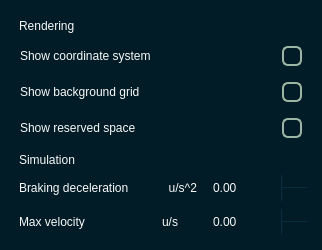
<?xml version="1.0" encoding="UTF-8"?>
<ui version="4.0">
 <class>Settings_Dialog</class>
 <widget class="QDialog" name="Settings_Dialog">
  <property name="geometry">
   <rect>
    <x>0</x>
    <y>0</y>
    <width>324</width>
    <height>233</height>
   </rect>
  </property>
  <property name="sizePolicy">
   <sizepolicy hsizetype="Preferred" vsizetype="Preferred">
    <horstretch>0</horstretch>
    <verstretch>0</verstretch>
   </sizepolicy>
  </property>
  <property name="minimumSize">
   <size>
    <width>0</width>
    <height>0</height>
   </size>
  </property>
  <property name="maximumSize">
   <size>
    <width>999999</width>
    <height>9999</height>
   </size>
  </property>
  <property name="windowTitle">
   <string>Settings</string>
  </property>
  <property name="autoFillBackground">
   <bool>false</bool>
  </property>
  <property name="styleSheet">
   <string notr="true">QDialog {
    background-color: #011C26;
}

QWidget {
	font: 13pt &quot;Helvetica&quot;;
    color: #F9F9F9;
}

QLabel[class=label] {
	font: 10pt;
    color: #F9F9F9;
}

QWidget[class=container] {
    background: #042F40;
	border-radius: 10px
}

QLabel[class=hint] {
	color: #799582;
}

QLabel[class=title] {
	font: 700 24pt;
}

QLineEdit{
	background-color: #011C26;
	border: none;
	border-radius: 6px;

}

/* --- Main Box --- */
QComboBox {
    background-color: #011C26;
    border: none;
    border-radius: 6px;
    padding: 5px 10px;
    color: #F9F9F9;
    /* This helps selection color in some styles */
    selection-background-color: #011C26;
}

/* --- The Dropdown Frame --- */
/* We target QListView specifically to override Mac defaults */
QComboBox QListView {
    background-color: #011C26;
    border: 1px solid #042F40; /* Your custom border */
    outline: 0px; /* Removes the dotted/blue focus line */
    padding: 0px;
}



/* --- The Arrow Button Area --- */
QComboBox::drop-down {
    subcontrol-origin: padding;
    subcontrol-position: top right;
    width: 24px;
    border-left: 1px solid #042F40; /* Optional: adds a separator */
    border-top-right-radius: 6px;
    border-bottom-right-radius: 6px;
}

QComboBox::down-arrow {
    image: url(:/icons/icons/down.svg);
    width: 10px;
    height: 10px;
}

/* --- Main Spinbox Styling (Applies to both) --- */
QSpinBox, QDoubleSpinBox {
    background-color: #011C26;
    border: none;
    border-radius: 6px;
    color: #F9F9F9;
    padding: 5px 10px;
    padding-right: 15px;
}

/* --- The Button Container Areas --- */
QSpinBox::up-button, QDoubleSpinBox::up-button {
    subcontrol-origin: border;
    subcontrol-position: top right;
    width: 25px;

    border-left: 1px solid #042F40;
    border-top-right-radius: 6px;
    border-bottom: 1px solid #042F40;

    background-color: #011C26;
}

QSpinBox::down-button, QDoubleSpinBox::down-button {
    subcontrol-origin: border;
    subcontrol-position: bottom right;
    width: 25px;

    border-left: 1px solid #042F40;
    border-bottom-right-radius: 6px;

    background-color: #011C26;
}

/* --- Hover Effects --- */
QSpinBox::up-button:hover, QDoubleSpinBox::up-button:hover,
QSpinBox::down-button:hover, QDoubleSpinBox::down-button:hover, QComboBox::drop-down:hover {
    background-color: #042F40;
}

/* --- The Arrow Icons --- */
/* (Assuming you are using the CSS Arrow hack from before.
   If using images, replace these with your image: url(...) code) */

QSpinBox::up-arrow, QDoubleSpinBox::up-arrow {
    image: url(:/icons/icons/up.svg); /* You need to create this file */
    width: 10px;
    height: 10px;
}

QSpinBox::down-arrow, QDoubleSpinBox::down-arrow {
    image: url(:/icons/icons/down.svg); /* You need to create this file */
    width: 10px;
    height: 10px;
}

QToolButton {
    background-color: #032F40;
    border-radius: 16px;
    border: none;
    text-align: center;
}

QToolButton:hover {
    background-color: #314250;
}

QToolButton:pressed {
    background-color: #032F40;
}

QPushButton {
	color: #011C26;
	border-radius: 16px
}

QPushButton#b_save {
	background-color: #799582
}

QPushButton#b_delete {
	background-color: #D97855
}

/* 1. Base setup for the checkbox text and spacing */
QCheckBox {
    spacing: 12px;
    color: #ffffff; /* Text color */
}

/* 2. Define the size and shape of the box (The Indicator) */
QCheckBox::indicator {
    width: 16px;
    height: 16px;
    border-radius: 6px;  /* This creates the &quot;squircle&quot; roundness */
    border: 2px solid #9ab5a3; /* The Sage Green border */
}

/* 3. The Unchecked State (Empty with outline) */
QCheckBox::indicator:unchecked {
    background-color: transparent;
}

/* Optional: Slight hover effect for unchecked */
QCheckBox::indicator:unchecked:hover {
    background-color: rgba(154, 181, 163, 0.2);
}

/* 4. The Checked State (Filled Green) */
QCheckBox::indicator:checked {
    background-color: #9ab5a3;
    border: 2px solid #9ab5a3;

    /* CRITICAL: You must replace this path with your own icon!
       Since we painted over the native box, we have to put the checkmark back manually. */
    image: url(:/icons/icons/Checkmark.svg);
}</string>
  </property>
  <layout class="QVBoxLayout" name="verticalLayout_3">
   <property name="sizeConstraint">
    <enum>QLayout::SizeConstraint::SetFixedSize</enum>
   </property>
   <item>
    <widget class="QWidget" name="widget" native="true">
     <layout class="QVBoxLayout" name="General">
      <property name="spacing">
       <number>0</number>
      </property>
      <property name="sizeConstraint">
       <enum>QLayout::SizeConstraint::SetDefaultConstraint</enum>
      </property>
      <property name="leftMargin">
       <number>0</number>
      </property>
      <property name="topMargin">
       <number>8</number>
      </property>
      <property name="rightMargin">
       <number>0</number>
      </property>
      <property name="bottomMargin">
       <number>0</number>
      </property>
      <item alignment="Qt::AlignmentFlag::AlignLeft">
       <widget class="QWidget" name="widget_3" native="true">
        <layout class="QHBoxLayout" name="horizontalLayout">
         <property name="leftMargin">
          <number>8</number>
         </property>
         <property name="topMargin">
          <number>0</number>
         </property>
         <property name="rightMargin">
          <number>0</number>
         </property>
         <property name="bottomMargin">
          <number>4</number>
         </property>
         <item>
          <widget class="QLabel" name="label_2">
           <property name="text">
            <string>Rendering</string>
           </property>
           <property name="margin">
            <number>0</number>
           </property>
           <property name="class" stdset="0">
            <string>label</string>
           </property>
          </widget>
         </item>
        </layout>
       </widget>
      </item>
      <item>
       <widget class="QWidget" name="widget" native="true">
        <property name="minimumSize">
         <size>
          <width>300</width>
          <height>0</height>
         </size>
        </property>
        <property name="maximumSize">
         <size>
          <width>300</width>
          <height>16777215</height>
         </size>
        </property>
        <property name="class" stdset="0">
         <string>container</string>
        </property>
        <layout class="QGridLayout" name="gridLayout">
         <property name="verticalSpacing">
          <number>16</number>
         </property>
         <item row="0" column="0">
          <widget class="QLabel" name="label_9">
           <property name="minimumSize">
            <size>
             <width>75</width>
             <height>0</height>
            </size>
           </property>
           <property name="text">
            <string>Show coordinate system</string>
           </property>
          </widget>
         </item>
         <item row="0" column="1" colspan="2">
          <widget class="QCheckBox" name="c_coordinate_system">
           <property name="layoutDirection">
            <enum>Qt::LayoutDirection::RightToLeft</enum>
           </property>
           <property name="text">
            <string notr="true"/>
           </property>
           <property name="checked">
            <bool>true</bool>
           </property>
           <property name="autoRepeat">
            <bool>false</bool>
           </property>
           <property name="tristate">
            <bool>false</bool>
           </property>
          </widget>
         </item>
         <item row="1" column="0">
          <widget class="QLabel" name="label_6">
           <property name="minimumSize">
            <size>
             <width>75</width>
             <height>0</height>
            </size>
           </property>
           <property name="text">
            <string>Show background grid</string>
           </property>
          </widget>
         </item>
         <item row="1" column="1" colspan="2">
          <widget class="QCheckBox" name="c_grid">
           <property name="layoutDirection">
            <enum>Qt::LayoutDirection::RightToLeft</enum>
           </property>
           <property name="text">
            <string notr="true"/>
           </property>
           <property name="checked">
            <bool>true</bool>
           </property>
           <property name="autoRepeat">
            <bool>false</bool>
           </property>
           <property name="tristate">
            <bool>false</bool>
           </property>
          </widget>
         </item>
         <item row="2" column="0">
          <widget class="QLabel" name="l_reserved">
           <property name="minimumSize">
            <size>
             <width>75</width>
             <height>0</height>
            </size>
           </property>
           <property name="text">
            <string>Show reserved space</string>
           </property>
           <property name="alignment">
            <set>Qt::AlignmentFlag::AlignLeading|Qt::AlignmentFlag::AlignLeft|Qt::AlignmentFlag::AlignVCenter</set>
           </property>
          </widget>
         </item>
         <item row="2" column="1">
          <spacer name="s_reserved">
           <property name="orientation">
            <enum>Qt::Orientation::Horizontal</enum>
           </property>
           <property name="sizeHint" stdset="0">
            <size>
             <width>40</width>
             <height>0</height>
            </size>
           </property>
          </spacer>
         </item>
         <item row="2" column="2">
          <widget class="QCheckBox" name="c_savty_space">
           <property name="layoutDirection">
            <enum>Qt::LayoutDirection::RightToLeft</enum>
           </property>
           <property name="text">
            <string/>
           </property>
          </widget>
         </item>
        </layout>
       </widget>
      </item>
     </layout>
    </widget>
   </item>
   <item>
    <widget class="QWidget" name="widget" native="true">
     <layout class="QVBoxLayout" name="Lanes">
      <property name="spacing">
       <number>0</number>
      </property>
      <property name="sizeConstraint">
       <enum>QLayout::SizeConstraint::SetDefaultConstraint</enum>
      </property>
      <property name="leftMargin">
       <number>0</number>
      </property>
      <property name="topMargin">
       <number>0</number>
      </property>
      <property name="rightMargin">
       <number>0</number>
      </property>
      <property name="bottomMargin">
       <number>0</number>
      </property>
      <item>
       <widget class="QWidget" name="widget" native="true">
        <property name="sizePolicy">
         <sizepolicy hsizetype="Minimum" vsizetype="Minimum">
          <horstretch>0</horstretch>
          <verstretch>0</verstretch>
         </sizepolicy>
        </property>
        <layout class="QHBoxLayout" name="horizontalLayout_2">
         <property name="spacing">
          <number>8</number>
         </property>
         <property name="leftMargin">
          <number>8</number>
         </property>
         <property name="topMargin">
          <number>0</number>
         </property>
         <property name="rightMargin">
          <number>4</number>
         </property>
         <property name="bottomMargin">
          <number>4</number>
         </property>
         <item>
          <widget class="QLabel" name="label_3">
           <property name="sizePolicy">
            <sizepolicy hsizetype="Minimum" vsizetype="Preferred">
             <horstretch>0</horstretch>
             <verstretch>0</verstretch>
            </sizepolicy>
           </property>
           <property name="text">
            <string>Simulation</string>
           </property>
           <property name="class" stdset="0">
            <string>label</string>
           </property>
          </widget>
         </item>
        </layout>
       </widget>
      </item>
      <item>
       <widget class="QWidget" name="widget_2" native="true">
        <property name="minimumSize">
         <size>
          <width>75</width>
          <height>0</height>
         </size>
        </property>
        <property name="class" stdset="0">
         <string>container</string>
        </property>
        <layout class="QGridLayout" name="gridLayout_2" columnstretch="4,1,3">
         <property name="leftMargin">
          <number>8</number>
         </property>
         <property name="topMargin">
          <number>4</number>
         </property>
         <property name="rightMargin">
          <number>4</number>
         </property>
         <property name="bottomMargin">
          <number>4</number>
         </property>
         <property name="horizontalSpacing">
          <number>4</number>
         </property>
         <property name="verticalSpacing">
          <number>8</number>
         </property>
         <item row="1" column="2">
          <widget class="QDoubleSpinBox" name="s_braking">
           <property name="maximum">
            <double>10000.000000000000000</double>
           </property>
          </widget>
         </item>
         <item row="1" column="0">
          <widget class="QLabel" name="label_11">
           <property name="minimumSize">
            <size>
             <width>75</width>
             <height>0</height>
            </size>
           </property>
           <property name="text">
            <string>Braking deceleration</string>
           </property>
          </widget>
         </item>
         <item row="1" column="1">
          <widget class="QLabel" name="label_4">
           <property name="text">
            <string>u/s^2</string>
           </property>
           <property name="alignment">
            <set>Qt::AlignmentFlag::AlignRight|Qt::AlignmentFlag::AlignTrailing|Qt::AlignmentFlag::AlignVCenter</set>
           </property>
           <property name="class" stdset="0">
            <string>hint</string>
           </property>
          </widget>
         </item>
         <item row="2" column="0">
          <widget class="QLabel" name="label_7">
           <property name="text">
            <string>Max velocity</string>
           </property>
          </widget>
         </item>
         <item row="2" column="1">
          <widget class="QLabel" name="label_8">
           <property name="text">
            <string>u/s</string>
           </property>
           <property name="class" stdset="0">
            <string>hint</string>
           </property>
          </widget>
         </item>
         <item row="2" column="2">
          <widget class="QDoubleSpinBox" name="s_accerleration">
           <property name="maximum">
            <double>10000.000000000000000</double>
           </property>
          </widget>
         </item>
        </layout>
       </widget>
      </item>
     </layout>
    </widget>
   </item>
  </layout>
 </widget>
 <resources>
  <include location="resources.qrc"/>
 </resources>
 <connections/>
</ui>
